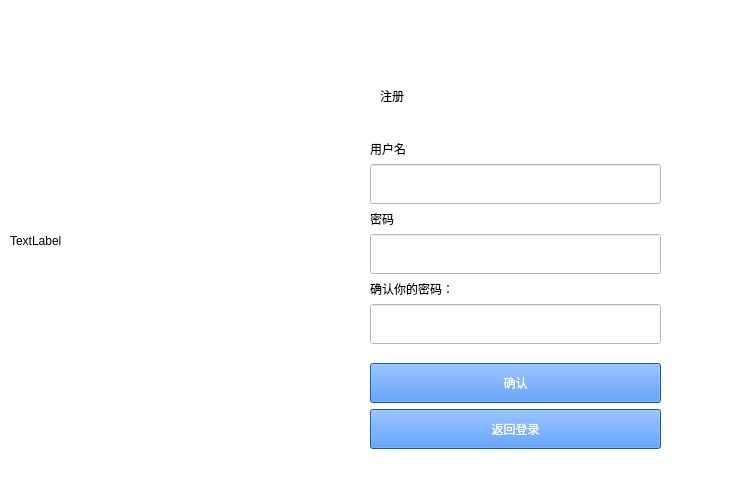
<?xml version="1.0" encoding="UTF-8"?>
<ui version="4.0">
 <class>Signup</class>
 <widget class="QWidget" name="Signup">
  <property name="geometry">
   <rect>
    <x>0</x>
    <y>0</y>
    <width>745</width>
    <height>486</height>
   </rect>
  </property>
  <property name="windowTitle">
   <string>Form</string>
  </property>
  <property name="styleSheet">
   <string notr="true">background-color: rgb(255, 255, 255);</string>
  </property>
  <widget class="QLabel" name="label_image">
   <property name="geometry">
    <rect>
     <x>10</x>
     <y>0</y>
     <width>341</width>
     <height>481</height>
    </rect>
   </property>
   <property name="text">
    <string>TextLabel</string>
   </property>
  </widget>
  <widget class="QLabel" name="label">
   <property name="geometry">
    <rect>
     <x>340</x>
     <y>40</y>
     <width>191</width>
     <height>31</height>
    </rect>
   </property>
   <property name="styleSheet">
    <string notr="true">font: 87 20pt &quot;Arial Black&quot;;</string>
   </property>
   <property name="text">
    <string/>
   </property>
  </widget>
  <widget class="QLabel" name="label_2">
   <property name="geometry">
    <rect>
     <x>380</x>
     <y>70</y>
     <width>331</width>
     <height>51</height>
    </rect>
   </property>
   <property name="styleSheet">
    <string notr="true">font: 87 20pt &quot;Arial Black&quot;;</string>
   </property>
   <property name="text">
    <string>注册</string>
   </property>
  </widget>
  <widget class="QWidget" name="layoutWidget">
   <property name="geometry">
    <rect>
     <x>370</x>
     <y>140</y>
     <width>291</width>
     <height>309</height>
    </rect>
   </property>
   <layout class="QVBoxLayout" name="verticalLayout">
    <item>
     <widget class="QLabel" name="label_3">
      <property name="styleSheet">
       <string notr="true">font: 10pt &quot;Arial&quot;;</string>
      </property>
      <property name="text">
       <string>用户名</string>
      </property>
     </widget>
    </item>
    <item>
     <widget class="QLineEdit" name="lineEdit_username">
      <property name="minimumSize">
       <size>
        <width>0</width>
        <height>40</height>
       </size>
      </property>
     </widget>
    </item>
    <item>
     <widget class="QLabel" name="label_4">
      <property name="styleSheet">
       <string notr="true">font: 10pt &quot;Arial&quot;;</string>
      </property>
      <property name="text">
       <string>密码</string>
      </property>
     </widget>
    </item>
    <item>
     <widget class="QLineEdit" name="lineEdit_passwd">
      <property name="minimumSize">
       <size>
        <width>0</width>
        <height>40</height>
       </size>
      </property>
     </widget>
    </item>
    <item>
     <widget class="QLabel" name="label_5">
      <property name="styleSheet">
       <string notr="true">font: 10pt &quot;Arial&quot;;</string>
      </property>
      <property name="text">
       <string>确认你的密码：</string>
      </property>
     </widget>
    </item>
    <item>
     <widget class="QLineEdit" name="lineEdit_surepasswd">
      <property name="minimumSize">
       <size>
        <width>0</width>
        <height>40</height>
       </size>
      </property>
     </widget>
    </item>
    <item>
     <layout class="QVBoxLayout" name="verticalLayout_2">
      <item>
       <spacer name="verticalSpacer">
        <property name="orientation">
         <enum>Qt::Vertical</enum>
        </property>
        <property name="sizeHint" stdset="0">
         <size>
          <width>20</width>
          <height>40</height>
         </size>
        </property>
       </spacer>
      </item>
      <item>
       <widget class="QPushButton" name="pushButton_2">
        <property name="minimumSize">
         <size>
          <width>0</width>
          <height>40</height>
         </size>
        </property>
        <property name="styleSheet">
         <string notr="true">background-color: rgb(29, 123, 255);
color: rgb(255, 255, 255);
font: 25 9pt &quot;Bahnschrift Light&quot;;</string>
        </property>
        <property name="text">
         <string>确认</string>
        </property>
       </widget>
      </item>
      <item>
       <widget class="QPushButton" name="btn_return">
        <property name="minimumSize">
         <size>
          <width>0</width>
          <height>40</height>
         </size>
        </property>
        <property name="styleSheet">
         <string notr="true">background-color: rgb(29, 123, 255);
color: rgb(255, 255, 255);
font: 25 9pt &quot;Bahnschrift Light&quot;;</string>
        </property>
        <property name="text">
         <string>返回登录</string>
        </property>
       </widget>
      </item>
     </layout>
    </item>
   </layout>
  </widget>
 </widget>
 <resources/>
 <connections/>
</ui>
